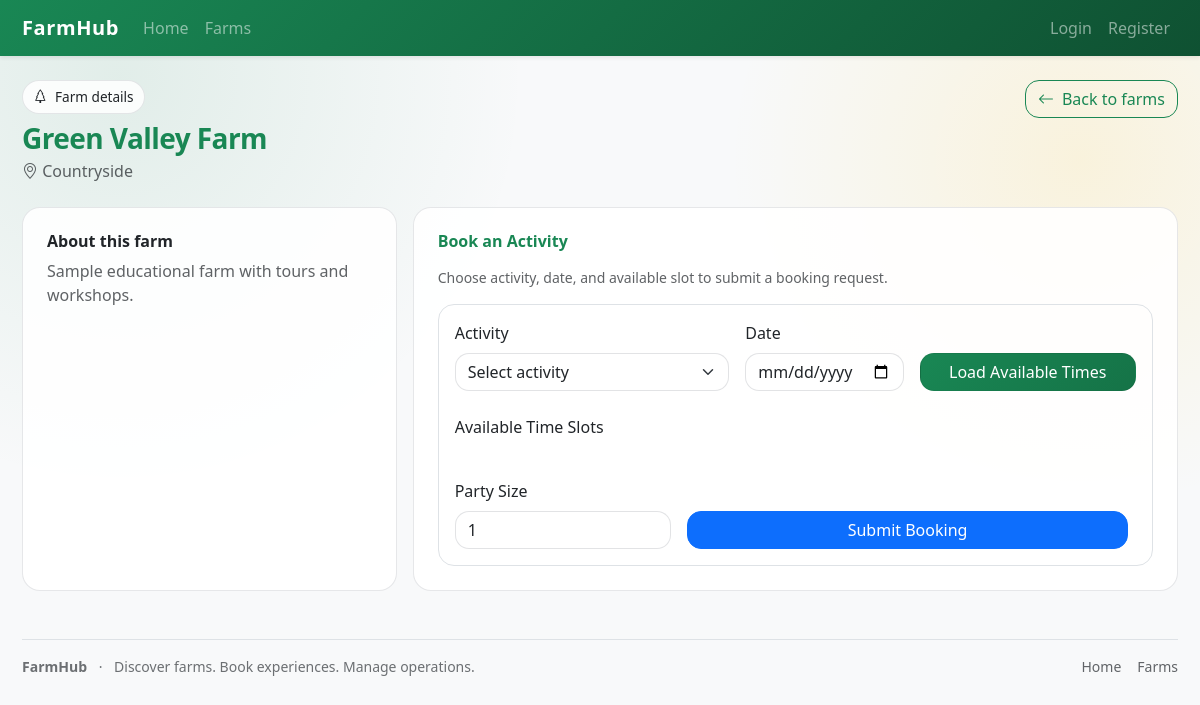
The app's page /public/farm/view?farm_id=1 with its own data.
### tables this page shows
CREATE TABLE IF NOT EXISTS farms (
  id INT UNSIGNED AUTO_INCREMENT PRIMARY KEY,
  owner_id INT UNSIGNED NOT NULL,
  name VARCHAR(150) NOT NULL,
  location VARCHAR(150) NOT NULL,
  description TEXT NOT NULL,
  main_image VARCHAR(255) NULL,
   
  latitude DECIMAL(10,8) NULL,
  longitude DECIMAL(11,8) NULL,
  is_active TINYINT(1) NOT NULL DEFAULT 1,
  approval_status ENUM('pending','approved','rejected') NOT NULL DEFAULT 'pending',
  created_at TIMESTAMP NOT NULL DEFAULT CURRENT_TIMESTAMP,
  updated_at TIMESTAMP NULL DEFAULT NULL,
  CONSTRAINT fk_farms_owner
    FOREIGN KEY (owner_id) REFERENCES users(id)
    ON DELETE RESTRICT
    ON UPDATE CASCADE
);

### app/controllers/FarmController.php (called while the page is built, shortened)
<?php
class FarmController extends BaseController
{
    public function show(): void
    {
        $farmId = (int)($_GET['farm_id'] ?? 0);
        $farmModel = new Farm();
        $farm = $farmModel->getById($farmId);
        $activityModel = new \Models\Activity();
        $activities = $activityModel->getActiveByFarmId($farmId);
        $this->view('farm/view', [
            'farm' => $farm,
            'activities' => $activities,
        ]);
    }
}

### core/Router.php (called while the page is built, shortened)
<?php
class Router
{
    private array $routes = [
        'GET' => [],
        'POST' => [],
    ];
    public function get(string $path, string $handler): void
    {
        $this->routes['GET'][$this->normalize($path)] = $handler;
    }
    public function post(string $path, string $handler): void
    {
        $this->routes['POST'][$this->normalize($path)] = $handler;
    }
    public function dispatch(string $uri, string $method): void
    {
        $rawPath = parse_url($uri, PHP_URL_PATH) ?? '/';
        $publicPos = strrpos($rawPath, '/public');
        if ($publicPos !== false) {
            $path = substr($rawPath, $publicPos + strlen('/public'));
        } else {
            $path = $rawPath;
        }
        $path = $this->normalize($path);
        $method = strtoupper($method);
        $handler = $this->routes[$method][$path] ?? null;
        [$controllerName, $action] = explode('@', $handler);
        $controller = new $controllerClass();
        $controller->$action();
    }
    private function normalize(string $path): string
    {
        $path = rtrim($path, '/');
        return $path === '' ? '/' : $path;
    }
}

### public/index.php (called while the page is built, shortened)
<?php
require_once dirname(__DIR__) . '/core/bootstrap.php';
$router = new Router();
$router->get('/', 'HomeController@index');
$router->get('/farms', 'FarmController@index');
$router->get('/farm/view', 'FarmController@show');
$router->post('/search/farms', 'FarmController@search');
$router->get('/login', 'AuthController@showLogin');
$router->post('/login', 'AuthController@login');
$router->get('/register', 'AuthController@showRegister');
$router->post('/register', 'AuthController@register');
$router->get('/logout', 'AuthController@logout');
$router->get('/booking/availability', 'BookingController@availability');
$router->post('/booking/create', 'BookingController@create');
$router->post('/booking/update-status', 'BookingController@updateStatus');
$router->post('/booking/cancel', 'BookingController@cancel');
$router->get('/dashboard/owner', 'OwnerDashboardController@index');
$router->get('/dashboard/owner/bookings', 'OwnerDashboardController@bookings');
$router->get('/dashboard/admin', 'AdminDashboardController@index');
$router->get('/dashboard/visitor', 'VisitorDashboardController@index');
$router->get('/visitor/bookings', 'VisitorDashboardController@bookings');
$router->get('/owner/farms', 'OwnerFarmController@index');
$router->get('/owner/farm/create', 'OwnerFarmController@create');
$router->post('/owner/farm/store', 'OwnerFarmController@store');
$router->get('/owner/farm/edit', 'OwnerFarmController@edit');
$router->post('/owner/farm/update', 'OwnerFarmController@update');
$router->post('/owner/farm/delete', 'OwnerFarmController@delete');
$router->get('/owner/farm/activities', 'OwnerActivityController@index');
$router->get('/owner/farm/activity/create', 'OwnerActivityController@create');
$router->post('/owner/farm/activity/store', 'OwnerActivityController@store');
$router->get('/owner/farm/activity/edit', 'OwnerActivityController@edit');
$router->post('/owner/farm/activity/update', 'OwnerActivityController@update');
$router->post('/owner/farm/activity/delete', 'OwnerActivityController@delete');
$router->get('/owner/farm/schedules', 'OwnerScheduleController@index');
$router->get('/owner/farm/schedule/create', 'OwnerScheduleController@create');
$router->post('/owner/farm/schedule/store', 'OwnerScheduleController@store');
$router->get('/owner/farm/schedule/edit', 'OwnerScheduleController@edit');
$router->post('/owner/farm/schedule/update', 'OwnerScheduleController@update');
$router->post('/owner/farm/schedule/delete', 'OwnerScheduleController@delete');
$router->get('/notifications', 'NotificationController@index');
$router->post('/notifications/mark-read', 'NotificationController@markRead');
$router->get('/notifications/unread-count', 'NotificationController@unreadCount');
$router->get('/settings', 'SettingsController@index');
$router->post('/settings', 'SettingsController@update');
$router->get('/admin/farms', 'AdminFarmController@index');
$router->post('/admin/farms/update-status', 'AdminFarmController@updateStatus');
$router->get('/admin/users', 'AdminUserController@index');
$router->post('/admin/users/update-role', 'AdminUserController@updateRole');
$router->post('/admin/users/toggle-status', 'AdminUserController@toggleStatus');
$router->get('/admin/reports', 'AdminReportController@index');
$router->post('/admin/reports/generate', 'AdminReportController@generate');
$router->get('/admin/activity', 'AdminActivityController@index');
$router->get('/admin/alerts', 'AdminAlertController@index');
$router->dispatch($_SERVER['REQUEST_URI'], $_SERVER['REQUEST_METHOD']);

### core/bootstrap.php (called while the page is built, shortened)
<?php
spl_autoload_register(function (string $class): void {
    $prefixes = [
        'Core\\' => dirname(__DIR__) . '/core/',
        'Controllers\\' => dirname(__DIR__) . '/app/controllers/',
        'Models\\' => dirname(__DIR__) . '/app/models/',
    ];
    foreach ($prefixes as $prefix => $baseDir) {
        $len = strlen($prefix);
        if (strncmp($class, $prefix, $len) !== 0) {
            continue;
        }
        $relativeClass = substr($class, $len);
        $file = $baseDir . str_replace('\\', '/', $relativeClass) . '.php';
        if (file_exists($file)) {
            return;
        }
    }
});
require_once dirname(__DIR__) . '/core/helpers.php';

### config/database.php (called while the page is built, shortened)
<?php
return [
    'host' => 'localhost',
    'dbname' => 'farmhub',
    'user' => 'root',
    'password' => '',
];

### core/Database.php (called while the page is built, shortened)
<?php
class Database
{
    private static ?PDO $instance = null;
    public static function getInstance(): PDO
    {
        if (self::$instance === null) {
            $config = require dirname(__DIR__) . '/config/database.php';
            $dsn = sprintf(
                'mysql:host=%s;dbname=%s;charset=utf8mb4',
                $config['host'],
                $config['dbname']
            );
            try {
                self::$instance = new PDO($dsn, $config['user'], $config['password'], [
                    PDO::ATTR_ERRMODE => PDO::ERRMODE_EXCEPTION,
                    PDO::ATTR_DEFAULT_FETCH_MODE => PDO::FETCH_ASSOC,
                    PDO::ATTR_EMULATE_PREPARES => false,
                ]);
            } catch (PDOException $e) {
                error_log('Database connection error: ' . $e->getMessage());
                http_response_code(500);
                echo 'Database connection error.';
                exit;
            }
        }
        return self::$instance;
    }
}

### core/BaseModel.php (called while the page is built, shortened)
<?php
abstract class BaseModel
{
    public function __construct()
    {
        $this->db = Database::getInstance();
    }
}

### app/models/Farm.php (called while the page is built, shortened)
<?php
class Farm extends BaseModel
{
    public function getById(int $id): ?array
    {
        $stmt = $this->db->prepare(
            'SELECT f.*, u.name AS owner_name
             FROM farms f
             LEFT JOIN users u ON f.owner_id = u.id
             WHERE f.id = :id AND f.is_active = 1 AND f.approval_status = \'approved\'
             LIMIT 1'
        );
        $stmt->execute(['id' => $id]);
        $row = $stmt->fetch(PDO::FETCH_ASSOC);
        return $row ?: null;
    }
}

### core/helpers.php (called while the page is built, shortened)
<?php
function base_url(string $path = ''): string
{
    $scheme = (!empty($_SERVER['HTTPS']) && $_SERVER['HTTPS'] !== 'off') ? 'https' : 'http';
    $host = $_SERVER['HTTP_HOST'] ?? 'localhost';
    $base = rtrim(str_replace('/public', '', dirname($_SERVER['SCRIPT_NAME'] ?? '')), '/');
    return $scheme . '://' . $host . $base . '/public' . ($path ? '/' . ltrim($path, '/') : '');
}
function e(string $value): string
{
    return htmlspecialchars($value, ENT_QUOTES, 'UTF-8');
}

### app/views/farm/view.php (the view, shortened to what this page needs)
<div class="d-flex justify-content-between align-items-start flex-wrap gap-3 mb-4">
    <div>
        <div class="fh-chip d-inline-flex align-items-center gap-2 mb-2">
            <i class="bi bi-tree"></i>
            <span>Farm details</span>
        </div>
        <h1 class="h3 fw-bold text-success mb-1 fh-section-title"><?= e((string)($farm['name'] ?? 'Farm')) ?></h1>
        <div class="fh-muted mb-0">
            <i class="bi bi-geo-alt"></i>
            <?= e((string)($farm['location'] ?? 'Unknown location')) ?>
        </div>
    </div>
    <a class="btn btn-outline-success" href="<?= e(base_url('farms')) ?>">
        <i class="bi bi-arrow-left me-2"></i>Back to farms
    </a>
</div>
<div class="row g-3">
    <div class="col-lg-4">
        <div class="fh-card-soft p-4 h-100">
            <h2 class="h6 fw-bold mb-2">About this farm</h2>
            <p class="fh-muted mb-0">
                <?= e((string)($farm['description'] ?? '')) ?>
            </p>
        </div>
    </div>
    <div class="col-lg-8">
        <div class="fh-card-soft p-4">
            <h2 class="h6 fw-bold text-success mb-3">Book an Activity</h2>
            <div class="fh-muted small mb-3">Choose activity, date, and available slot to submit a booking request.</div>
            <div class="border rounded-4 p-3">
                <div class="row g-3 align-items-end">
                    <div class="col-md-5">
                        <label class="form-label">Activity</label>
                        <select id="activity_id" class="form-select">
                            <option value="">Select activity</option>
                        </select>
                    </div>
                    <div class="col-md-3">
                        <label class="form-label">Date</label>
                        <input id="date" type="date" class="form-control">
                    </div>
                    <div class="col-md-4">
                        <button type="button" id="load-times" class="btn btn-success w-100">Load Available Times</button>
                    </div>
                </div>
                <div class="mt-4">
                    <label class="form-label">Available Time Slots</label>
                </div>
                <div class="row g-3 mt-3 align-items-end">
                    <div class="col-md-4">
                        <label class="form-label">Party Size</label>
                        <input id="party_size" type="number" class="form-control" min="1" max="50" value="1">
                    </div>
                    <div class="col-md-8">
                        <div class="d-flex gap-2">
                            <button id="book-btn" class="btn btn-primary flex-grow-1" type="button">Submit Booking</button>
                        </div>
                    </div>
                </div>
            </div>
        </div>
    </div>
</div>

### public/assets/css/style.css (style rules this page uses)
:root { --fh-radius: 18px; --fh-radius-sm: 14px; --fh-shadow: 0 10px 30px rgba(16, 24, 40, 0.10); --fh-shadow-sm: 0 6px 18px rgba(16, 24, 40, 0.10); --fh-border: rgba(16, 24, 40, 0.10); }
html, body { height: 100%; }
body { font-family: system-ui, -apple-system, BlinkMacSystemFont, "Segoe UI", sans-serif; background: radial-gradient(900px circle at 10% 10%, rgba(25, 135, 84, 0.10), transparent 45%), radial-gradient(700px circle at 90% 20%, rgba(255, 193, 7, 0.12), transparent 50%), #f7f8fa; }
.fh-card-soft { border: 1px solid var(--fh-border) !important; border-radius: var(--fh-radius) !important; background: rgba(255, 255, 255, 0.88); }
.fh-section-title { letter-spacing: -0.02em; }
.fh-muted { color: rgba(33, 37, 41, 0.72) !important; }
.fh-chip { border: 1px solid var(--fh-border); background: rgba(255, 255, 255, 0.85); border-radius: 999px; padding: 0.35rem 0.65rem; font-size: 0.85rem; }
.btn { border-radius: 14px; }
.btn-success { background: linear-gradient(135deg, #198754 0%, #157347 100%); border-color: rgba(0,0,0,0.05); }
.form-control, .form-select { border-radius: 14px; border-color: rgba(16, 24, 40, 0.12); }

### records on screen
farms: name "Green Valley Farm", location "Countryside", description "Sample educational farm with tours and workshops."
